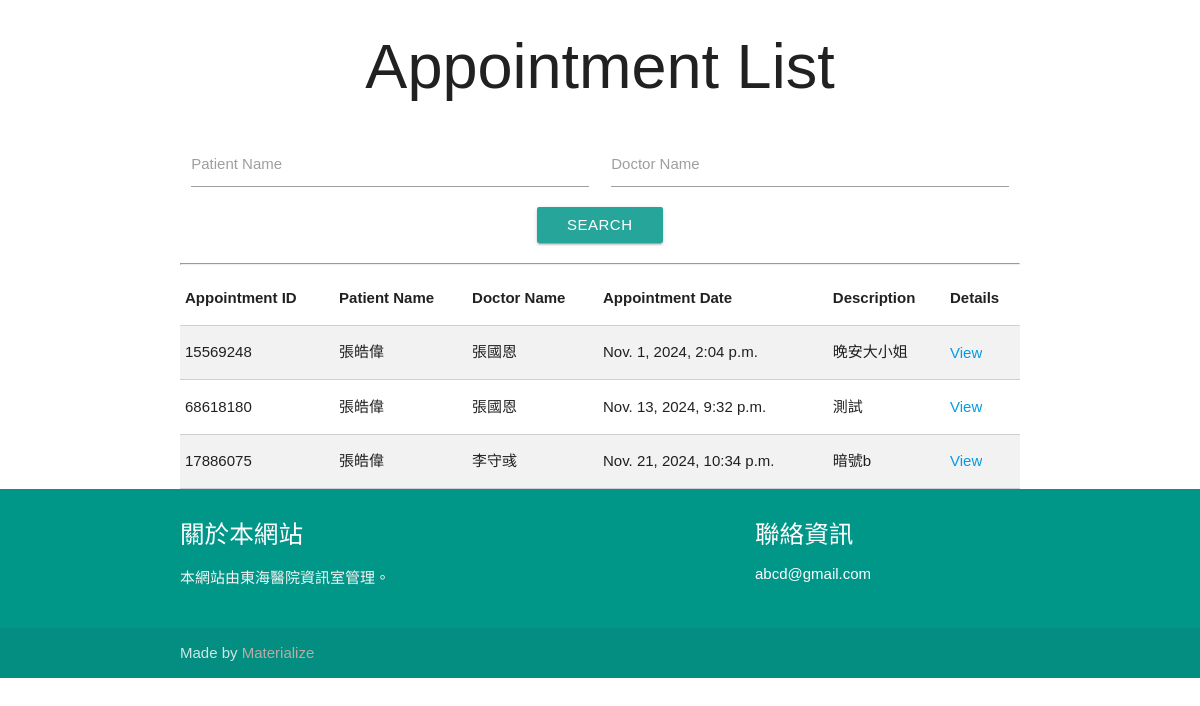
The page /appointments/appointments/ (signed in) on the database as committed earlier.
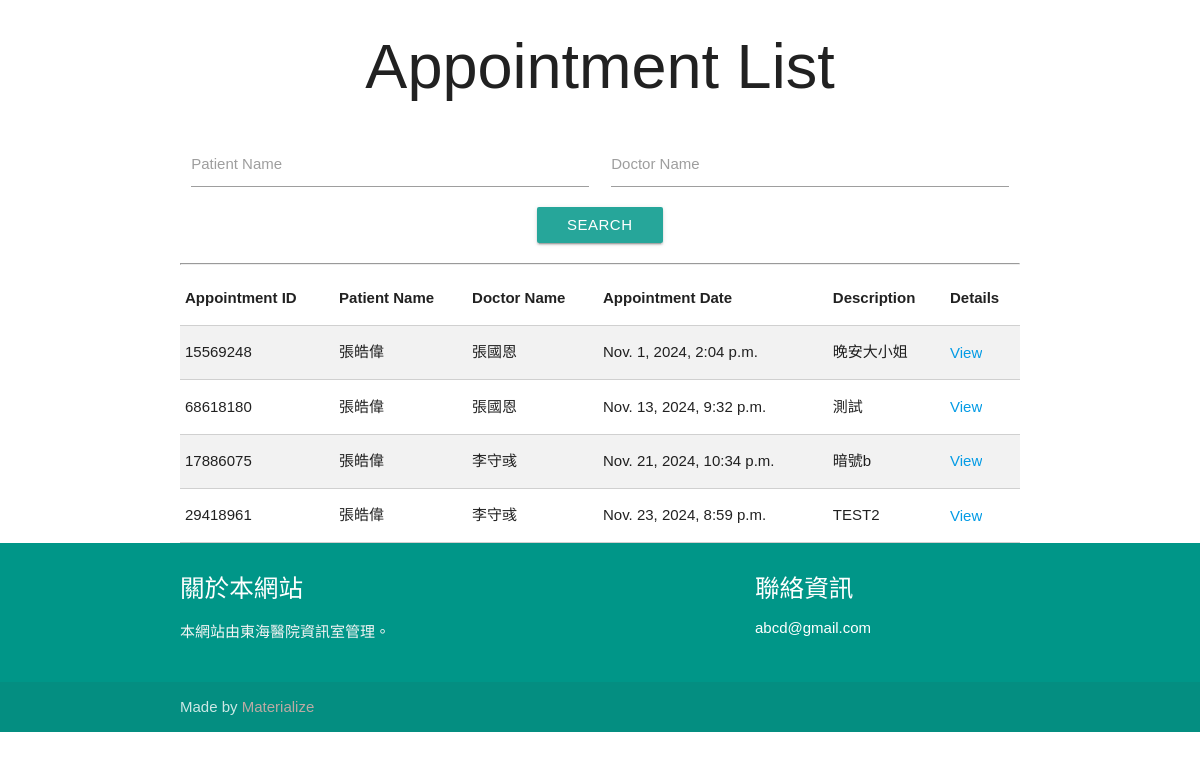
The same page on the database as committed later.
### appointments/models.py (models this page shows)
class Appointment(models.Model):
    appointment_id = models.CharField(max_length=8, unique=True, null=True, blank=True)  # 預約的唯一識別碼，最多 8 個字元，可為空
    patient = models.ForeignKey(Patient, on_delete=models.CASCADE, db_column="patient_id")  # 外鍵，指向病人，當病人被刪除時，所有與其相關的預約也會被刪除
    doctor = models.ForeignKey(Doctor, on_delete=models.CASCADE, db_column="doctor_id")  # 外鍵，指向醫生，當醫生被刪除時，所有與其相關的預約也會被刪除
    date = models.DateTimeField()  # 預約的日期和時間
    description = models.TextField()  # 預約的描述，記錄病人或醫生的相關註解

class Patient(models.Model):
    patient_id = models.CharField(max_length=8, unique=True, null=True, blank=True)  # 病人的唯一識別碼，最多 8 個字元，可為空
    name = models.CharField(max_length=100)  # 病人的姓名，最多 100 個字元
    dob = models.DateField()  # 病人的出生日期
    phone = models.CharField(max_length=15)  # 病人的電話號碼，最多 15 個字元
    gender = models.CharField(max_length=10, choices=[('M', 'Male'), ('F', 'Female')])  # 病人的性別，選擇男或女
    age = models.IntegerField(null=False, default=18)  # 病人的年齡，默認為 18

class Doctor(models.Model):
    doctor_id = models.CharField(max_length=8, unique=True, null=True, blank=True)  # 醫生的唯一識別碼，最多 8 個字元，可為空
    name = models.CharField(max_length=100)  # 醫生的姓名，最多 100 個字元
    gender = models.CharField(max_length=10, choices=[('M', 'Male'), ('F', 'Female')])  # 醫生的性別，選擇男或女
    age = models.IntegerField(null=False, default=18)  # 醫生的年齡，默認為 18
    salary = models.DecimalField(max_digits=10, decimal_places=2, default=0.00)  # 醫生的薪水，最大 10 位數字，其中 2 位小數，默認為 0.00

### appointments/views.py (the view)
# urls.py: path('appointments/', views.appointment_list, name='appointment_list'),
@login_required
def appointment_list(request):
    appointments = Appointment.objects.select_related('patient', 'doctor').all()
    patient_name = request.GET.get('patient_name', '')  # 病患姓名
    doctor_name = request.GET.get('doctor_name', '')    # 醫生姓名
    appointments = Appointment.objects.all()
    if patient_name:
        appointments = appointments.filter(patient__name__icontains=patient_name)
    if doctor_name:
        appointments = appointments.filter(doctor__name__icontains=doctor_name)
    return render(request, 'appointments/list.html', {
        'appointments': appointments,
        'patient_name': patient_name,
        'doctor_name': doctor_name,
    })

### appointments/templates/appointments/list.html (shortened to what this page needs)
{% extends 'base.html' %}
{% block content %}
<h1 class="center-align">Appointment List</h1>
        <div class="row">
            <form method="get" action="{% url 'appointment_list' %}" class="col s12">
                <div class="input-field col s6">
                    <input type="text" id="patient_name" name="patient_name" value="{{ patient_name }}">
                    <label for="patient_name">Patient Name</label>
                </div>
                <div class="input-field col s6">
                    <input type="text" id="doctor_name" name="doctor_name" value="{{ doctor_name }}">
                    <label for="doctor_name">Doctor Name</label>
                </div>
                <div class="col s12 center-align">
                    <button type="submit" class="btn waves-effect waves-light">Search</button>
                </div>
            </form>
        </div>
        <hr>
        <table class="bordered striped responsive-table">
            <thead>
                <tr>
                    <th>Appointment ID</th>
                    <th>Patient Name</th>
                    <th>Doctor Name</th>
                    <th>Appointment Date</th>
                    <th>Description</th>
                    <th>Details</th>
                </tr>
            </thead>
            <tbody>
                {% for appointment in appointments %}
                <tr>
                    <td>{{ appointment.appointment_id }}</td>
                    <td>{{ appointment.patient.name }}</td>
                    <td>{{ appointment.doctor.name }}</td>
                    <td>{{ appointment.date }}</td>
                    <td>{{ appointment.description|truncatewords:10 }}</td>
                    <td><a href="{% url 'appointment_detail' appointment.appointment_id %}" class="btn-small waves-effect waves-light">View</a></td>
                </tr>
                {% endfor %}
            </tbody>
        </table>
    </div>
{% endblock %}

Rows that differ between the two databases and show on the page:
added Appointment: appointment_id "29418961", patient.name "張皓偉", doctor.name "李守彧", date "Nov. 23, 2024, 8:59 p.m.", description "TEST2"
